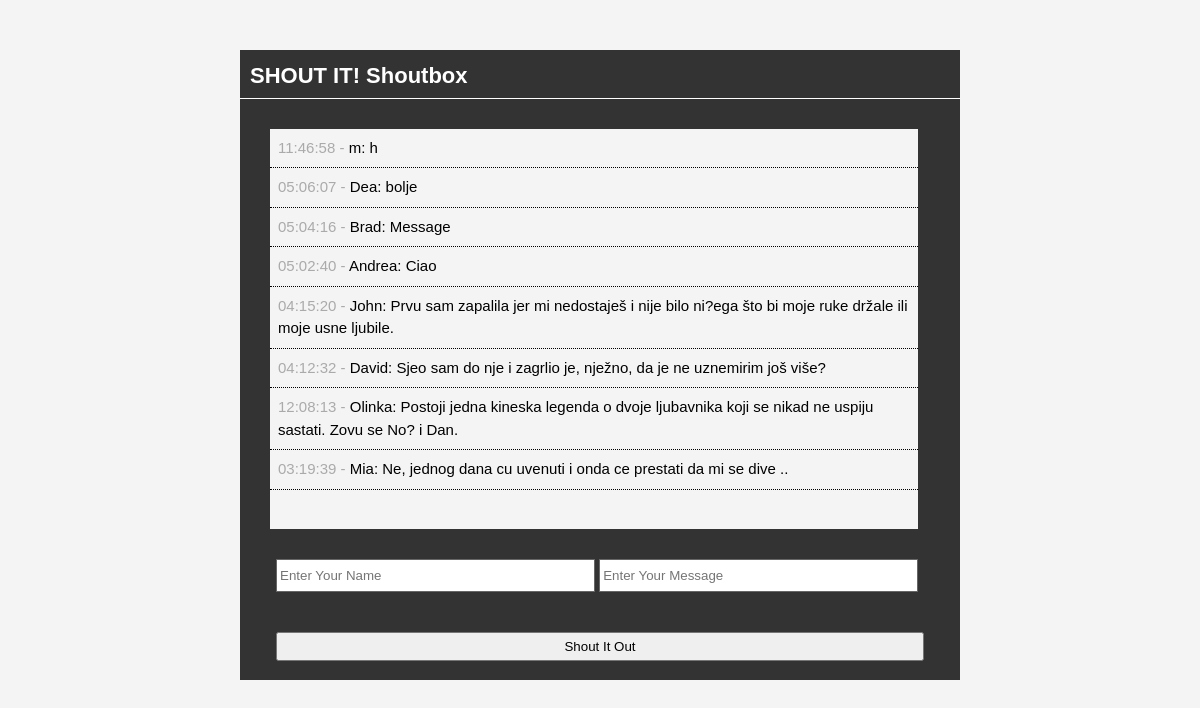
The page / on the database its author committed.
### tables this page shows
CREATE TABLE IF NOT EXISTS `shouts` (
`id` int(11) NOT NULL,
  `user` varchar(50) NOT NULL,
  `message` text NOT NULL,
  `time` time NOT NULL
);

### index.php (the view, shortened to what this page needs)
<?php include 'database.php'; ?>
<?php
	$query = "SELECT * FROM shouts ORDER BY id DESC";
	$shouts = mysqli_query($con, $query);
?>
<!DOCTYPE html>
<html>
	<head>
		<link rel = "stylesheet" href = "css/style.css" type = "text/css">
	</head>
	<body>
		<div id = "container">
			<header>
				<h1>SHOUT IT! Shoutbox</h1>
					<div id = "shouts">
						<ul>
							<?php while($row = mysqli_fetch_assoc($shouts)) : ?>
								<li class = "shout"><span><?php echo $row['time']?> - </span><?php echo $row['user']?>: <?php echo $row['message']?></li>
							<?php endwhile; ?>
						</ul>
					</div>
					<div id = "input">
						<form method = "post" action = "process.php">
							<input type = "text" name = "user" placeholder = "Enter Your Name" />
							<input type = "text" name = "message" placeholder = "Enter Your Message" />
							<br />
							<input class = "shout-btn" type = "submit" name = "submit" value = "Shout It Out" />
						</form>
					</div>
			</header>
		</div>
	</body>
</html>

### css/style.css (style rules this page uses)
* { margin: 0px; padding: 0px; }
body { font-family: arial; font-size: 15px; line-height: 1.5em; background: #f4f4f4; }
#container { background: #333333; margin: 50px auto; overflow: auto; width: 60%; min-height: 630px; }
header h1 { color: #ffffff; font-size: 22px; padding: 15px 0 10px 10px; border-bottom: 1px solid #ffffff; }
#shouts { width: 90%; background: #f4f4f4; height: 400px; margin: 30px; overflow: auto; }
.shout { list-style: none; padding: 8px; border-bottom: 1px #000000 dotted; }
.shout span { color: #aaaaaa; }
#input { width: 90%; min-height: 80px; margin: auto; padding: 0px; }
#input input[type = "text"] { height: 25px; width: 48%; padding: 3px; margin-bottom: 30px; border: #666666 solid 1px; }
#input .shout-btn { padding: 5px; margin-bottom: 30px; width: 100%; margin: 10px auto; }

### rows shown on the page
shouts: time "11:46:58", user "m", message "h"
shouts: time "05:06:07", user "Dea", message "bolje"
shouts: time "05:04:16", user "Brad", message "Message"
shouts: time "05:02:40", user "Andrea", message "Ciao"
shouts: time "04:15:20", user "John", message "Prvu sam zapalila jer mi nedostaješ i nije bilo ni?ega što bi moje ruke držale ili moje usne ljubile."
shouts: time "04:12:32", user "David", message "Sjeo sam do nje i zagrlio je, nježno, da je ne uznemirim još više?"
shouts: time "12:08:13", user "Olinka", message "Postoji jedna kineska legenda o dvoje ljubavnika koji se nikad ne uspiju sastati. Zovu se No? i Dan."
shouts: time "03:19:39", user "Mia", message "Ne, jednog dana cu uvenuti i onda ce prestati da mi se dive .."
